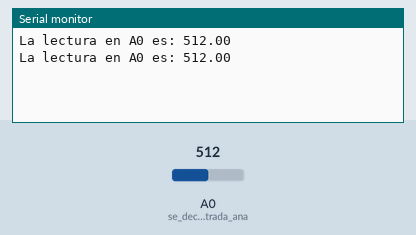
The sketch below on a simulated Arduino Uno, built with avr-gcc and run on an emulated ATmega328P. Parts: the last lines printed to the serial monitor. Inputs (shaded band) come from the test bench; at power-on: A0 (se_declara_la_entrada_ana) = 512.

Above: at 1.8 s.
1.9 s: A0 (se_declara_la_entrada_ana) set to 716
At 2.7 s:
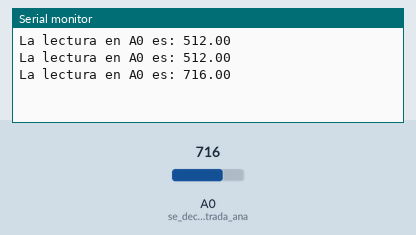
3.4 s: A0 (se_declara_la_entrada_ana) set to 900
At 4.8 s:
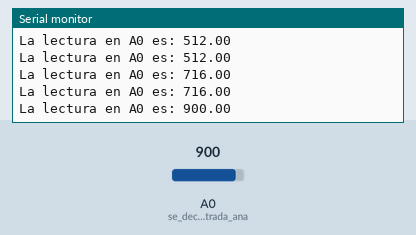
Timing chart, 0 to 6.4 s (numbered marks = the images above; inputs shaded):
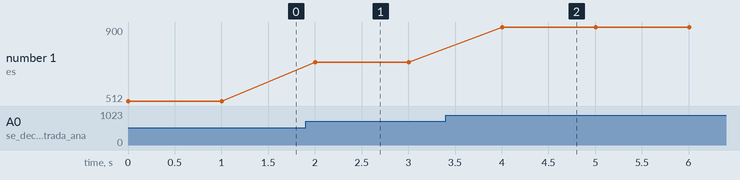

Measured:
- after the input at 1.9 s, the serial monitor: prints a new line after 0.10 s (image 1)
- after the input at 3.4 s, the serial monitor: prints a new line after 0.60 s (image 2)
- plotted number 1: 512 → 716 after the input at 1.9 s, 716 → 900 after the input at 3.4 s

The sketch:

Practica10.ino
```cpp
/*
 * Project Práctica 10
 * Description: Lectura de las entradas analógicas
 * Author: Javier Sánchez
 * Date: Octubre 21, 2020.
 */
double lectura = 0; // se declara e inicializa la variable para almacenar la lectura
void setup()
{
    pinMode(A0, INPUT); // se declara la entrada analógica A0 como entrada
    Serial.begin(9600); // se inicializa el puerto serial para el monitoreo
}

void loop()
{
    lectura = analogRead(A0); // se lee la entrada analógica A0 que proporciona valores de 0-4095
    Serial.print("La lectura en A0 es: ");
    Serial.println(lectura); // se imprime el valor en lectura
    delay(1000);             // esperando 1 segundo entre cada iteración
}
```
